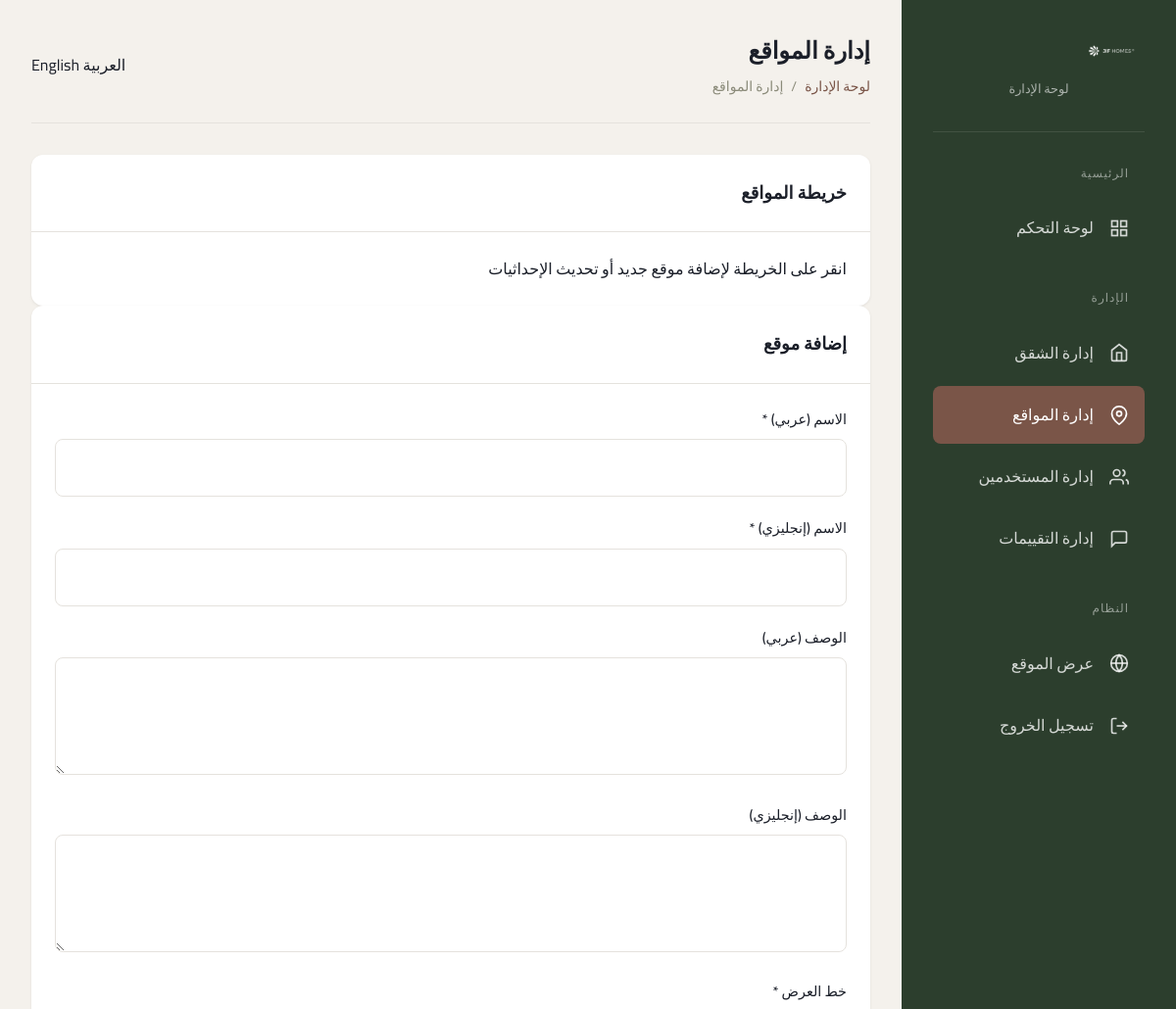
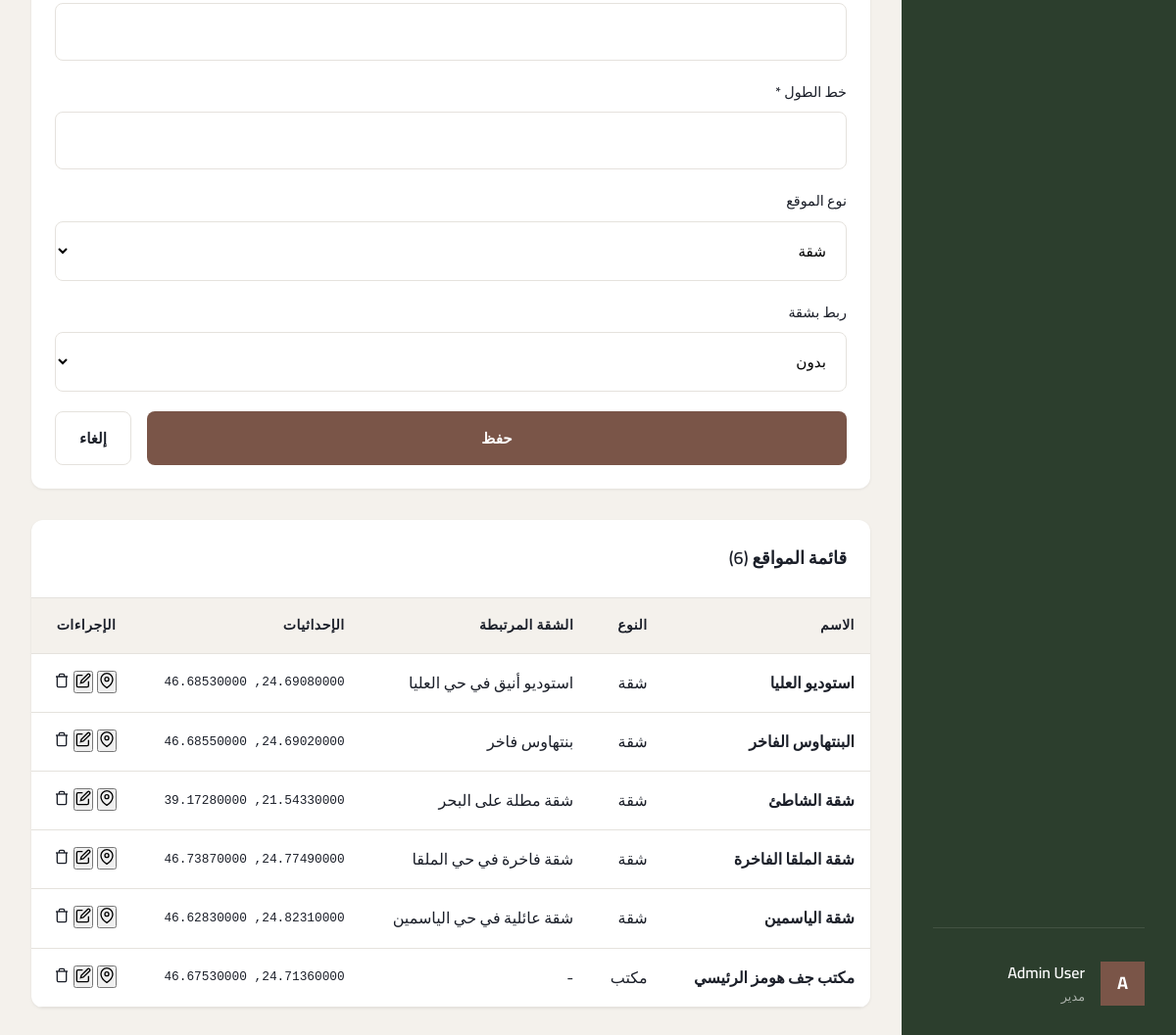
The app's page /pages/admin/locations.php (signed in) with its own data (2 pictures, top to bottom).
### tables this page shows
CREATE TABLE IF NOT EXISTS locations (
    id INT AUTO_INCREMENT PRIMARY KEY,
    apartment_id INT,
    name_ar VARCHAR(255) NOT NULL,
    name_en VARCHAR(255) NOT NULL,
    description_ar TEXT,
    description_en TEXT,
    latitude DECIMAL(10,8) NOT NULL,
    longitude DECIMAL(11,8) NOT NULL,
    marker_type ENUM('apartment', 'landmark', 'office') DEFAULT 'apartment',
    created_at TIMESTAMP DEFAULT CURRENT_TIMESTAMP,
    updated_at TIMESTAMP DEFAULT CURRENT_TIMESTAMP ON UPDATE CURRENT_TIMESTAMP,
    FOREIGN KEY (apartment_id) REFERENCES apartments(id) ON DELETE SET NULL,
    INDEX idx_apartment (apartment_id),
    INDEX idx_coords (latitude, longitude)
);

CREATE TABLE IF NOT EXISTS apartments (
    id INT AUTO_INCREMENT PRIMARY KEY,
    title_ar VARCHAR(255) NOT NULL,
    title_en VARCHAR(255) NOT NULL,
    description_ar TEXT,
    description_en TEXT,
    address_ar VARCHAR(500),
    address_en VARCHAR(500),
    city_ar VARCHAR(100),
    city_en VARCHAR(100),
    price_per_day DECIMAL(10,2) NOT NULL,
    bedrooms INT DEFAULT 1,
    bathrooms INT DEFAULT 1,
    area_sqm DECIMAL(10,2),
    max_guests INT DEFAULT 2,
    floor_number INT,
    has_wifi TINYINT(1) DEFAULT 0,
    has_ac TINYINT(1) DEFAULT 1,
    has_kitchen TINYINT(1) DEFAULT 0,
    has_parking TINYINT(1) DEFAULT 0,
    has_tv TINYINT(1) DEFAULT 0,
    has_washer TINYINT(1) DEFAULT 0,
    has_pool TINYINT(1) DEFAULT 0,
    has_gym TINYINT(1) DEFAULT 0,
    latitude DECIMAL(10,8),
    longitude DECIMAL(11,8),
    status ENUM('active', 'inactive', 'maintenance') DEFAULT 'active',
    featured TINYINT(1) DEFAULT 0,
    view_count INT DEFAULT 0,
    created_at TIMESTAMP DEFAULT CURRENT_TIMESTAMP,
    updated_at TIMESTAMP DEFAULT CURRENT_TIMESTAMP ON UPDATE CURRENT_TIMESTAMP,
    INDEX idx_status (status),
    INDEX idx_city (city_en),
    INDEX idx_price (price_per_day),
    INDEX idx_featured (featured)
);

### includes/config.php (called while the page is built, shortened)
<?php
function generateCSRFToken() {
    return $_SESSION['csrf_token'];
}
function sanitizeOutput($data) {
    return htmlspecialchars($data, ENT_QUOTES, 'UTF-8');
}
function getCurrentLanguage() {
    return $_SESSION['lang'] ?? 'ar';
}
function __($key) {
    global $translations;
    $lang = getCurrentLanguage();
    return $translations[$lang][$key] ?? $key;
}

### pages/admin/locations.php (the view, shortened to what this page needs)
<?php
require_once __DIR__ . '/../../includes/admin_header.php';
try {
    $db = getDB();
    $locations = $db->query("
        SELECT l.*, a.title_ar as apartment_title_ar, a.title_en as apartment_title_en
        FROM locations l
        LEFT JOIN apartments a ON l.apartment_id = a.id
        ORDER BY l.marker_type, l.name_" . $lang
    )->fetchAll();
} catch (PDOException $e) {
    $locations = [];
    $apartments = [];
}
?>
<div class="admin-content-grid">
    <div class="admin-card">
        <div class="admin-card-header">
            <h3><?php echo $lang === 'ar' ? 'خريطة المواقع' : 'Locations Map'; ?></h3>
        </div>
        <div class="admin-card-body">
            <div class="map-instructions">
                <?php echo $lang === 'ar' ? 'انقر على الخريطة لإضافة موقع جديد أو تحديث الإحداثيات' : 'Click on the map to add a new location or update coordinates'; ?>
            </div>
        </div>
    </div>
    <div class="admin-card">
        <div class="admin-card-header">
            <h3 id="formTitle"><?php echo __('add_location'); ?></h3>
        </div>
        <div class="admin-card-body">
            <form action="" method="POST" id="locationForm">
                <div class="form-group">
                    <label class="form-label"><?php echo $lang === 'ar' ? 'الاسم (عربي)' : 'Name (Arabic)'; ?> *</label>
                    <input type="text" name="name_ar" id="name_ar" class="form-input" required>
                </div>
                <div class="form-group">
                    <label class="form-label"><?php echo $lang === 'ar' ? 'الاسم (إنجليزي)' : 'Name (English)'; ?> *</label>
                    <input type="text" name="name_en" id="name_en" class="form-input" required>
                </div>
                <div class="form-group">
                    <label class="form-label"><?php echo $lang === 'ar' ? 'الوصف (عربي)' : 'Description (Arabic)'; ?></label>
                    <textarea name="description_ar" id="description_ar" class="form-textarea" rows="2"></textarea>
                </div>
                <div class="form-group">
                    <label class="form-label"><?php echo $lang === 'ar' ? 'الوصف (إنجليزي)' : 'Description (English)'; ?></label>
                    <textarea name="description_en" id="description_en" class="form-textarea" rows="2"></textarea>
                </div>
                <div class="form-row">
                    <div class="form-group">
                        <label class="form-label"><?php echo $lang === 'ar' ? 'خط العرض' : 'Latitude'; ?> *</label>
                        <input type="number" name="latitude" id="latitude" class="form-input" step="any" required>
                    </div>
                    <div class="form-group">
                        <label class="form-label"><?php echo $lang === 'ar' ? 'خط الطول' : 'Longitude'; ?> *</label>
                        <input type="number" name="longitude" id="longitude" class="form-input" step="any" required>
                    </div>
                </div>
                <div class="form-group">
                    <label class="form-label"><?php echo $lang === 'ar' ? 'نوع الموقع' : 'Location Type'; ?></label>
                    <select name="marker_type" id="marker_type" class="form-select">
                        <option value="apartment"><?php echo $lang === 'ar' ? 'شقة' : 'Apartment'; ?></option>
                    </select>
                </div>
                <div class="form-group">
                    <label class="form-label"><?php echo $lang === 'ar' ? 'ربط بشقة' : 'Link to Apartment'; ?></label>
                    <select name="apartment_id" id="apartment_id" class="form-select">
                        <option value=""><?php echo $lang === 'ar' ? 'بدون' : 'None'; ?></option>
                    </select>
                </div>
                <div style="display: flex; gap: var(--space-md);">
                    <button type="submit" class="btn btn-primary" style="flex: 1;"><?php echo __('save'); ?></button>
                    <button type="button" class="btn btn-outline" onclick="resetForm()"><?php echo __('cancel'); ?></button>
                </div>
            </form>
        </div>
    </div>
</div>
<div class="admin-card" style="margin-top: var(--space-xl);">
    <div class="admin-card-header">
        <h3><?php echo $lang === 'ar' ? 'قائمة المواقع' : 'Locations List'; ?> (<?php echo count($locations); ?>)</h3>
    </div>
    <table class="admin-table">
        <thead>
            <tr>
                <th><?php echo $lang === 'ar' ? 'الاسم' : 'Name'; ?></th>
                <th><?php echo $lang === 'ar' ? 'النوع' : 'Type'; ?></th>
                <th><?php echo $lang === 'ar' ? 'الشقة المرتبطة' : 'Linked Apartment'; ?></th>
                <th><?php echo $lang === 'ar' ? 'الإحداثيات' : 'Coordinates'; ?></th>
                <th><?php echo __('actions'); ?></th>
            </tr>
        </thead>
        <tbody>
            <?php if (!empty($locations)): ?>
                <?php foreach ($locations as $location): ?>
                <tr>
                    <td>
                        <strong><?php echo sanitizeOutput($lang === 'ar' ? $location['name_ar'] : $location['name_en']); ?></strong>
                    </td>
                    <td>
                        <span class="status-badge <?php echo $location['marker_type'] === 'apartment' ? 'active' : ($location['marker_type'] === 'office' ? 'pending' : ''); ?>">
                            <?php
                            $types = ['apartment' => $lang === 'ar' ? 'شقة' : 'Apartment', 'landmark' => $lang === 'ar' ? 'معلم' : 'Landmark', 'office' => $lang === 'ar' ? 'مكتب' : 'Office'];
                            echo $types[$location['marker_type']] ?? $location['marker_type'];
                            ?>
                        </span>
                    </td>
                    <td>
                        <?php if ($location['apartment_id']): ?>
                        <?php echo sanitizeOutput($lang === 'ar' ? $location['apartment_title_ar'] : $location['apartment_title_en']); ?>
                        <?php else: ?>
                        <span style="color: var(--medium-gray);">-</span>
                        <?php endif; ?>
                    </td>
                    <td style="font-family: monospace; font-size: 0.8rem;">
                        <?php echo $location['latitude']; ?>, <?php echo $location['longitude']; ?>
                    </td>
                    <td>
                        <div class="actions">
                            <button class="action-btn view" onclick="focusLocation(<?php echo $location['latitude']; ?>, <?php echo $location['longitude']; ?>)"><svg width="16" height="16" viewBox="0 0 24 24" fill="none" stroke="currentColor" stroke-width="2"><path d="M21 10c0 7-9 13-9 13s-9-6-9-13a9 9 0 0118 0z"/><circle cx="12" cy="10" r="3"/></svg></button>
                            <button class="action-btn edit" onclick="editLocation(<?php echo htmlspecialchars(json_encode($location)); ?>)"><svg width="16" height="16" viewBox="0 0 24 24" fill="none" stroke="currentColor" stroke-width="2"><path d="M11 4H4a2 2 0 00-2 2v14a2 2 0 002 2h14a2 2 0 002-2v-7"/><path d="M18.5 2.5a2.121 2.121 0 013 3L12 15l-4 1 1-4 9.5-9.5z"/></svg></button>
                            <a href="?action=delete&id=<?php echo $location['id']; ?>&token=<?php echo generateCSRFToken(); ?>"
                               class="action-btn delete"
                               onclick="return confirmDelete();"><svg width="16" height="16" viewBox="0 0 24 24" fill="none" stroke="currentColor" stroke-width="2"><polyline points="3,6 5,6 21,6"/><path d="M19,6v14a2,2,0,0,1-2,2H7a2,2,0,0,1-2-2V6M8,6V4a2,2,0,0,1,2-2h4a2,2,0,0,1,2,2V6"/></svg></a>
                        </div>
                    </td>
                </tr>
                <?php endforeach; ?>
            <?php endif; ?>
        </tbody>
    </table>
</div>
<?php require_once __DIR__ . '/../../includes/admin_footer.php'; ?>

### css/style.css (style rules this page uses)
:root { --desert-brown: #7A5548; --desert-brown-light: #8B6558; --desert-brown-dark: #5C4035; --leaf-green: #2C3E2D; --hills-green: #008B73; --light-brown: #8B8B7A; --pearl-white: #F4F1EC; --white: #FFFFFF; --midnight-black: #1B1F29; --text-primary: #1B1F29; --text-secondary: #5C5C5C; --text-muted: #8B8B7A; --border-color: #E5E2DD; --background: #F4F1EC; --success: #008B73; --warning: #D4A574; --error: #C75050; --space-xs: 0.25rem; --space-sm: 0.5rem; --space-md: 1rem; --space-lg: 1.5rem; --space-xl: 2rem; --space-2xl: 3rem; --radius-sm: 4px; --radius-md: 8px; --radius-lg: 12px; --shadow-sm: 0 1px 3px rgba(0,0,0,0.08); --shadow-md: 0 4px 12px rgba(0,0,0,0.1); --shadow-lg: 0 8px 24px rgba(0,0,0,0.12); --container-max: 1200px; }
*, *::before, *::after { box-sizing: border-box; margin: 0; padding: 0; }
html { scroll-behavior: smooth; }
body { font-family: 'Cairo', sans-serif; font-size: 1rem; line-height: 1.7; color: var(--text-primary); background: var(--pearl-white); min-height: 100vh; display: flex; flex-direction: column; }
a { color: inherit; text-decoration: none; }
.btn { display: inline-flex; align-items: center; justify-content: center; gap: 0.5rem; padding: 0.75rem 1.5rem; border: none; border-radius: var(--radius-md); font-family: inherit; font-size: 0.95rem; font-weight: 600; cursor: pointer; transition: all 0.2s; }
.btn-primary { background: var(--desert-brown); color: white; }
.btn-outline { background: transparent; border: 1px solid var(--border-color); color: var(--text-primary); }
.form-group { margin-bottom: 1.25rem; }
.form-label { display: block; font-size: 0.9rem; font-weight: 500; margin-bottom: 0.5rem; color: var(--text-primary); }
.form-input, .form-select, .form-textarea { width: 100%; padding: 0.875rem 1rem; border: 1px solid var(--border-color); border-radius: var(--radius-md); font-family: inherit; font-size: 0.95rem; background: var(--white); transition: border-color 0.2s; }
.form-textarea { min-height: 120px; resize: vertical; }
.admin-card { background: var(--white); border-radius: var(--radius-lg); box-shadow: var(--shadow-sm); }
.admin-card-header { display: flex; justify-content: space-between; align-items: center; padding: 1.25rem 1.5rem; border-bottom: 1px solid var(--border-color); }
.admin-card-header h3 { font-size: 1rem; font-weight: 600; }
.admin-card-body { padding: 1.5rem; }

### css/admin.css (style rules this page uses)
.admin-card { background: var(--white); border-radius: var(--radius-lg); box-shadow: var(--shadow-sm); overflow: hidden; }
.admin-card-header { display: flex; justify-content: space-between; align-items: center; padding: var(--space-lg); border-bottom: 1px solid var(--border-color); }
.admin-card-header h3 { font-size: 1.125rem; margin: 0; }
.admin-card-body { padding: var(--space-lg); }
.admin-table { width: 100%; border-collapse: collapse; }
.admin-table th, .admin-table td { padding: var(--space-md); text-align: left; border-bottom: 1px solid var(--border-color); }
[dir="rtl"] .admin-table th, [dir="rtl"] .admin-table td { text-align: right; }
.admin-table th { background: var(--pearl-white); font-weight: 600; color: var(--text-primary); font-size: 0.875rem; text-transform: uppercase; letter-spacing: 0.5px; }

### records on screen
locations: name_ar "استوديو العليا", marker_type "شقة", apartment.title_ar "استوديو أنيق في حي العليا", latitude "24.69080000", longitude "46.68530000"
locations: name_ar "البنتهاوس الفاخر", marker_type "شقة", apartment.title_ar "بنتهاوس فاخر", latitude "24.69020000", longitude "46.68550000"
locations: name_ar "شقة الشاطئ", marker_type "شقة", apartment.title_ar "شقة مطلة على البحر", latitude "21.54330000", longitude "39.17280000"
locations: name_ar "شقة الملقا الفاخرة", marker_type "شقة", apartment.title_ar "شقة فاخرة في حي الملقا", latitude "24.77490000", longitude "46.73870000"
locations: name_ar "شقة الياسمين", marker_type "شقة", apartment.title_ar "شقة عائلية في حي الياسمين", latitude "24.82310000", longitude "46.62830000"
locations: name_ar "مكتب جف هومز الرئيسي", marker_type "مكتب", latitude "24.71360000", longitude "46.67530000"

### other values on screen
__('admin_panel') "لوحة الإدارة"
__('dashboard') "لوحة التحكم"
__('manage_apartments') "إدارة الشقق"
__('manage_locations') "إدارة المواقع"
__('manage_users') "إدارة المستخدمين"
__('manage_feedback') "إدارة التقييمات"
__('logout') "تسجيل الخروج"
substr($_SESSION['user_name'] ?? 'A', 0, 1) "A"
sanitizeOutput($_SESSION['user_name'] ?? 'Admin') "Admin User"
__($pageTitle) "إدارة المواقع"
__('add_location') "إضافة موقع"
__('save') "حفظ"
__('cancel') "إلغاء"
count($locations) "6"
__('actions') "الإجراءات"
